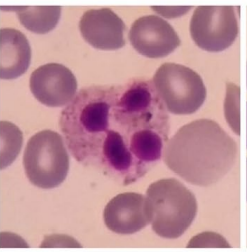
#> input picture Trimester-5/cv/Lab/CIA3/P2.png, 247 x 252 px
$ jupyter execute P2.ipynb
#> lines starting #> are read from the running program, lines starting #| are printed output that depends on the picture; after the words box and inside, x2 and y2 are one past the last pixel; in counts of white or black regions, pixels touching at a corner belong together
[cell 1]
# importing required libriaries
import cv2
import matplotlib.pyplot as plt
from skimage.segmentation import active_contour
import numpy as np

[cell 2]
# prining the image in og, grayscale, binary
img = cv2.imread('P2.png')
#> img is the input picture: shape (252, 247, 3); mean B, G, R 154.7, 144.2, 192.3
gray = cv2.cvtColor(img, cv2.COLOR_BGR2GRAY)
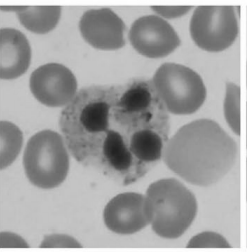
#> gray: shape (252, 247); min 34, max 255, mean 159.8
binary = cv2.threshold(gray, 127, 255, cv2.THRESH_BINARY)[1]
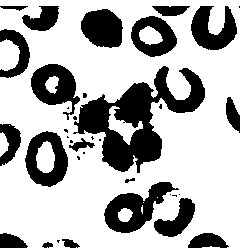
#> binary: shape (252, 247); 71.3% white; 36 black regions (16 under 20 px)

fig, axis = plt.subplots(1, 3, figsize=(15, 5))

axis[0].imshow(img)
axis[0].set_title('Original Image')
axis[0].axis('off')

axis[1].imshow(gray, cmap='gray')
axis[1].set_title('Grayscale Image')
axis[1].axis('off')

axis[2].imshow(binary, cmap='gray')
axis[2].set_title('Binary Image')
axis[2].axis('off')

plt.tight_layout()
plt.show()
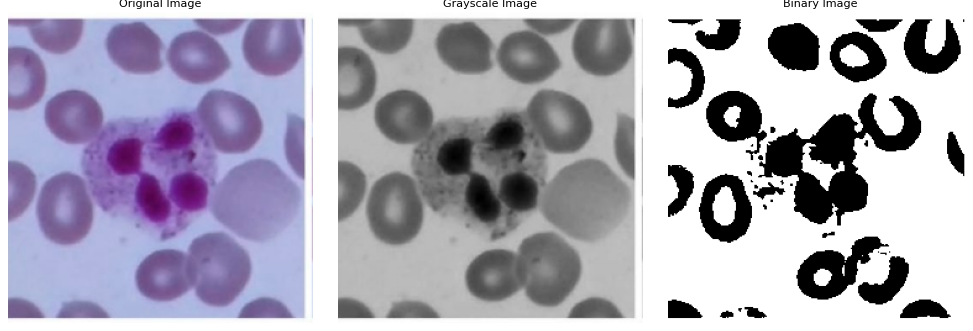
#> figure drawn by matplotlib, 3 panels; B, G, R data is drawn as R, G, B

[cell 3]
# making the init contour
contours, _ = cv2.findContours(binary, cv2.RETR_EXTERNAL, cv2.CHAIN_APPROX_NONE)
#> contours = 4 contours, 1 with area under 20; largest, box (x1, y1, x2, y2) and area: (0, 0, 247, 252) 59391, (0, 39, 20, 71) 466, (0, 132, 9, 157) 125
largest_contour = max(contours, key=cv2.contourArea)
#> largest_contour = contour of 1150 points, box (x1, y1, x2, y2) (0, 0, 247, 252), area 59391
init = np.squeeze(largest_contour).astype(float)
#> init = 1150 pairs, first value 0 to 246, second value 0 to 251

fig, ax = plt.subplots(figsize=(7, 7))
ax.imshow(binary, cmap='gray')
ax.plot(init[:, 0], init[:, 1], 'r-', linewidth=2)
ax.axis('off')
plt.tight_layout()
plt.show()
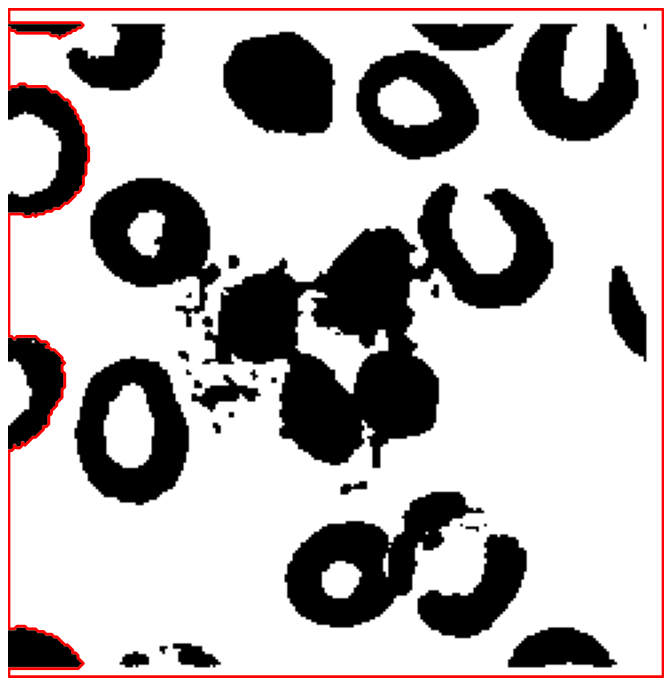
#> figure drawn by matplotlib, 1 panel

[cell 4]
# a fn to calucaute the internal energy
def calculate_internal_energy(snake, alpha, beta):
    n = len(snake)
    energy = np.zeros(n)

    for i in range(n):
        prev = snake[i - 1]
        curr = snake[i]
        next = snake[(i + 1) % n]

        elasticity = alpha * np.sum((curr - prev) ** 2)

        curvature = curr - 2 * prev + snake[(i - 2) % n]
        stiffness = beta * np.sum(curvature ** 2)

        energy[i] = elasticity + stiffness

    return energy

[cell 5]
# running the active contou
s = np.linspace(0, 2 * np.pi, len(init))
#> s = 1150 values from 0 to 6.28
snake = active_contour(binary, init, alpha=0.3, beta=10, gamma=0.001, w_line=-5, w_edge=0)
#> snake = 1150 pairs, first value 2.02 to 246, second value -1.47 to 239.9

fig, ax = plt.subplots(figsize=(7, 7))
ax.imshow(binary, cmap='gray')
ax.plot(init[:, 0], init[:, 1], 'r--', linewidth=2, label='Initial Contour')
ax.plot(snake[:, 0], snake[:, 1], 'b-', linewidth=2, label='Final Snake')
ax.legend()
ax.axis('off')
plt.tight_layout()
plt.show()
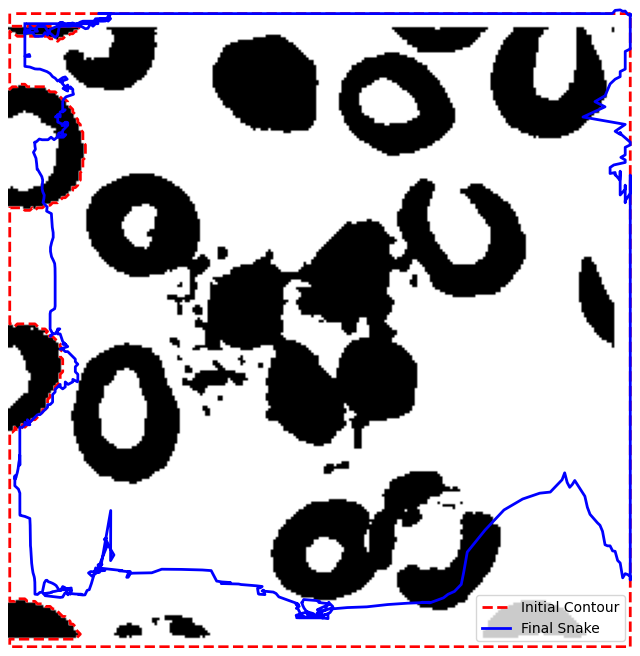
#> figure drawn by matplotlib, 1 panel

# a few tests for my self to find a good performing params

[cell 6]
def test_snake_parameters(binary_img, init_contour, alpha_values, beta_values):
    fig, axes = plt.subplots(len(alpha_values), len(beta_values), figsize=(20, 20))

    for i, alpha in enumerate(alpha_values):
        for j, beta in enumerate(beta_values):
            snake = active_contour(binary_img, init_contour, alpha=alpha, beta=beta, gamma=0.001, w_line=-5, w_edge=0)

            axes[i, j].imshow(binary_img, cmap='gray')
            axes[i, j].plot(init_contour[:, 0], init_contour[:, 1], 'r--', linewidth=1, alpha=0.5)
            axes[i, j].plot(snake[:, 0], snake[:, 1], 'b-', linewidth=2)
            axes[i, j].set_title(f'α={alpha}, β={beta}', fontsize=10)
            axes[i, j].axis('off')

    plt.tight_layout()
    plt.show()

alpha_values = [0.01, 0.05, 0.1, 0.3, 0.6, 1.0]
beta_values = [1, 5, 10, 20, 50, 100]

test_snake_parameters(binary, init, alpha_values, beta_values)
